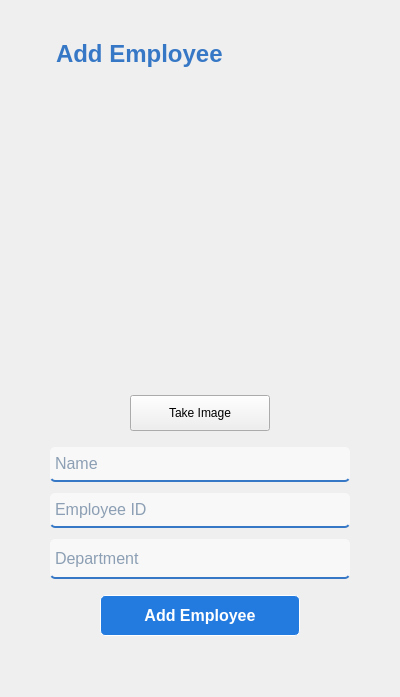
            <widget class="QWidget" name="addEmployee">
             <property name="styleSheet">
              <string notr="true">#uploadButton {
	margin: 10px 80px 10px 80px;
	padding: 10px;
}

#addEmployeeLabel {
	color: rgb(55, 120, 198);
	margin-bottom: 5px;
}

#name, #empID, #dept {
	color: rgb(31, 70, 112);
}

#nameEdit, #idEdit, #deptEdit {
	border-top: none;
	border-left: none;
	border-right: none;
	border-bottom: 2px solid rgb(55, 120, 198);
	border-radius: 5px;
	padding: 3px;
	background-color: rgba(255, 255, 255, 150);
	color: rgb(31, 70, 112);
}

#addEmployeeButton {
	margin: 10px 50px 10px 50px;
	padding: 10px;
	background-color: rgb(35, 123, 223);
	border: 1px solid white;
	border-radius: 5px;
	color: white;
}

#addEmployeeButton:hover {
	background-color: qlineargradient(spread:pad, x1:0.5, y1:1, x2:0.5, y2:0, stop:0 rgba(0, 83, 178, 255), stop:0.567164 rgba(56, 144, 244, 255));
}</string>
             </property>
             <layout class="QVBoxLayout" name="verticalLayout_6">
              <property name="leftMargin">
               <number>50</number>
              </property>
              <property name="topMargin">
               <number>40</number>
              </property>
              <property name="rightMargin">
               <number>50</number>
              </property>
              <item>
               <widget class="QLabel" name="addEmployeeLabel">
                <property name="font">
                 <font>
                  <family>Segoe UI</family>
                  <pointsize>18</pointsize>
                  <weight>75</weight>
                  <bold>true</bold>
                 </font>
                </property>
                <property name="text">
                 <string>Add Employee</string>
                </property>
               </widget>
              </item>
              <item>
               <widget class="QLabel" name="picLabel">
                <property name="minimumSize">
                 <size>
                  <width>300</width>
                  <height>300</height>
                 </size>
                </property>
                <property name="maximumSize">
                 <size>
                  <width>300</width>
                  <height>300</height>
                 </size>
                </property>
                <property name="sizeIncrement">
                 <size>
                  <width>0</width>
                  <height>0</height>
                 </size>
                </property>
                <property name="baseSize">
                 <size>
                  <width>0</width>
                  <height>0</height>
                 </size>
                </property>
                <property name="autoFillBackground">
                 <bool>false</bool>
                </property>
                <property name="text">
                 <string/>
                </property>
                <property name="pixmap">
                 <pixmap>icons/profile.png</pixmap>
                </property>
                <property name="scaledContents">
                 <bool>true</bool>
                </property>
               </widget>
              </item>
              <item>
               <widget class="QPushButton" name="uploadButton">
                <property name="font">
                 <font>
                  <family>Segoe UI</family>
                 </font>
                </property>
                <property name="text">
                 <string>Take Image</string>
                </property>
                <property name="icon">
                 <iconset>
                  <normaloff>icons/upload.png</normaloff>icons/upload.png</iconset>
                </property>
               </widget>
              </item>
              <item>
               <widget class="QLineEdit" name="nameEdit">
                <property name="minimumSize">
                 <size>
                  <width>0</width>
                  <height>40</height>
                 </size>
                </property>
                <property name="font">
                 <font>
                  <family>Segoe UI</family>
                  <pointsize>12</pointsize>
                 </font>
                </property>
                <property name="styleSheet">
                 <string notr="true">margin-bottom: 5px;</string>
                </property>
                <property name="placeholderText">
                 <string>Name</string>
                </property>
               </widget>
              </item>
              <item>
               <widget class="QLineEdit" name="idEdit">
                <property name="minimumSize">
                 <size>
                  <width>0</width>
                  <height>40</height>
                 </size>
                </property>
                <property name="font">
                 <font>
                  <family>Segoe UI</family>
                  <pointsize>12</pointsize>
                 </font>
                </property>
                <property name="styleSheet">
                 <string notr="true">margin-bottom: 5px;</string>
                </property>
                <property name="placeholderText">
                 <string>Employee ID</string>
                </property>
               </widget>
              </item>
              <item>
               <widget class="QLineEdit" name="deptEdit">
                <property name="minimumSize">
                 <size>
                  <width>0</width>
                  <height>40</height>
                 </size>
                </property>
                <property name="font">
                 <font>
                  <family>Segoe UI</family>
                  <pointsize>12</pointsize>
                 </font>
                </property>
                <property name="placeholderText">
                 <string>Department</string>
                </property>
               </widget>
              </item>
              <item>
               <widget class="QPushButton" name="addEmployeeButton">
                <property name="font">
                 <font>
                  <family>Segoe UI</family>
                  <pointsize>12</pointsize>
                  <weight>75</weight>
                  <bold>true</bold>
                 </font>
                </property>
                <property name="text">
                 <string>Add Employee</string>
                </property>
               </widget>
              </item>
              <item>
               <spacer name="verticalSpacer_2">
                <property name="orientation">
                 <enum>Qt::Vertical</enum>
                </property>
                <property name="sizeHint" stdset="0">
                 <size>
                  <width>20</width>
                  <height>40</height>
                 </size>
                </property>
               </spacer>
              </item>
             </layout>
            </widget>
